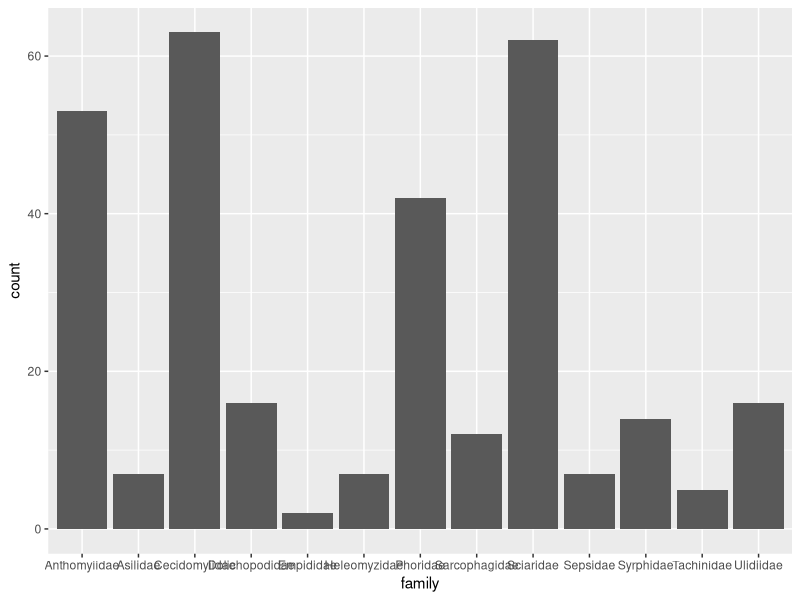

Generate this figure with R:
## ---- chunk 1
knitr::opts_chunk$set(echo = TRUE)
## ---- chunk 2
library(tidyverse)
library(RColorBrewer)
## ---- chunk 3
alldiptera<- read_csv("alldip2232019.csv")


#make df way less obnoxious
dipsimple <-alldiptera %>%
  select(
    order, family, scientificName, year, eventDate, samplingProtocol, country, stateProvince, county, municipality, decimalLatitude, decimalLongitude, recordedBy)


#show just NCOS since no labelproject column
dipncos <- dipsimple %>%
  filter(recordedBy == "UCSB Arthropod Survey")
## ---- chunk 4
ncosdipbar <- dipncos %>% filter(family != "NA")

ggplot(ncosdipbar) + geom_bar(aes(x = family))
